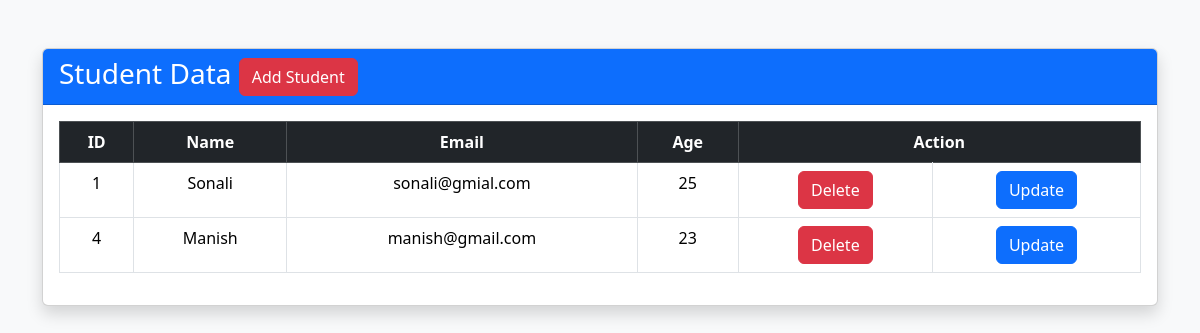
The app's page /display, older data.
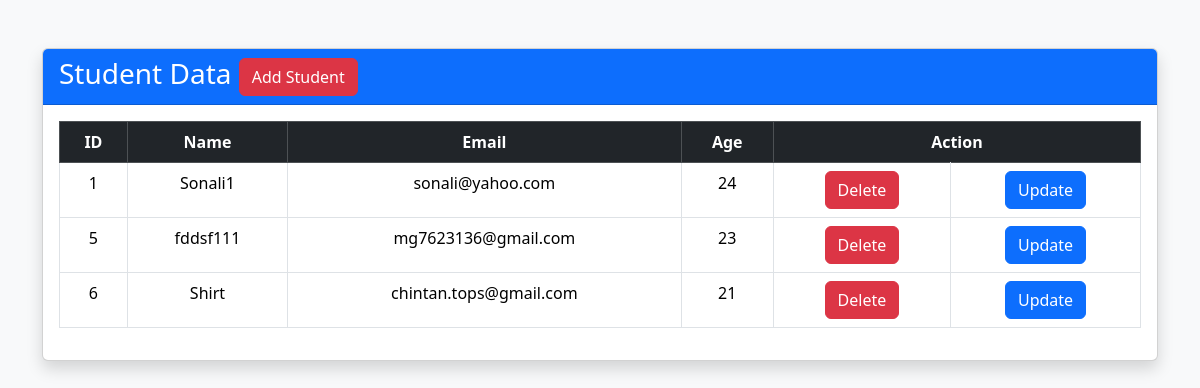
The same page, newer data.
### myapp/models.py (models this page shows)
class Student(models.Model):
    name = models.CharField(max_length=20)
    email = models.CharField(max_length=50)
    age = models.IntegerField()

### myapp/views.py (the view)
# urls.py: path("display",display,name="display"),
def display(request):
    students = Student.objects.all()
    return render(request,"display.html",{"students":students})

### myapp/templates/display.html (shortened to what this page needs)
<!DOCTYPE html>
<html lang="en">
<head>
    <link href="https://cdn.jsdelivr.net/npm/bootstrap@5.3.3/dist/css/bootstrap.min.css" rel="stylesheet">
</head>
<body class="bg-light">
    <div class="container mt-5">
        <div class="card shadow">
            <div class="card-header bg-primary text-white">
                <h3 class="mb-0">Student Data
                    <a href="{%url 'index'%}" class="btn btn-danger">Add Student</a>
                </h3>
            </div>
            <div class="card-body">
                <table class="table table-bordered table-hover text-center">
                    <thead class="table-dark">
                        <tr>
                            <th>ID</th>
                            <th>Name</th>
                            <th>Email</th>
                            <th>Age</th>
                            <th colspan="2">Action</th>
                        </tr>
                    </thead>
                    <tbody>
                        {%for st in students%}
                        <tr>
                            <td>{{st.id}}</td>
                            <td>{{st.name}}</td>
                            <td>{{st.email}}</td>
                            <td>{{st.age}}</td>
                            <td><a href="{%url 'delete'%}?id={{st.id}}" class="btn btn-danger">Delete</a></td>
                            <td><a href="{%url 'edit'%}?id={{st.id}}" class="btn btn-primary">Update</a></td>
                        </tr>
                        {%endfor%}
                    </tbody>
                </table>
            </div>
        </div>
    </div>
</body>
</html>

Row changes from the older to the newer data that the page shows:
removed Student: id "4", name "Manish", email "manish@gmail.com", age "23"
changed Student id 1: name "Sonali" → "Sonali1"; email "sonali@gmial.com" → "sonali@yahoo.com"; age "25" → "24"
added Student: id "5", name "fddsf111", email "mg7623136@gmail.com", age "23"
added Student: id "6", name "Shirt", email "chintan.tops@gmail.com", age "21"
